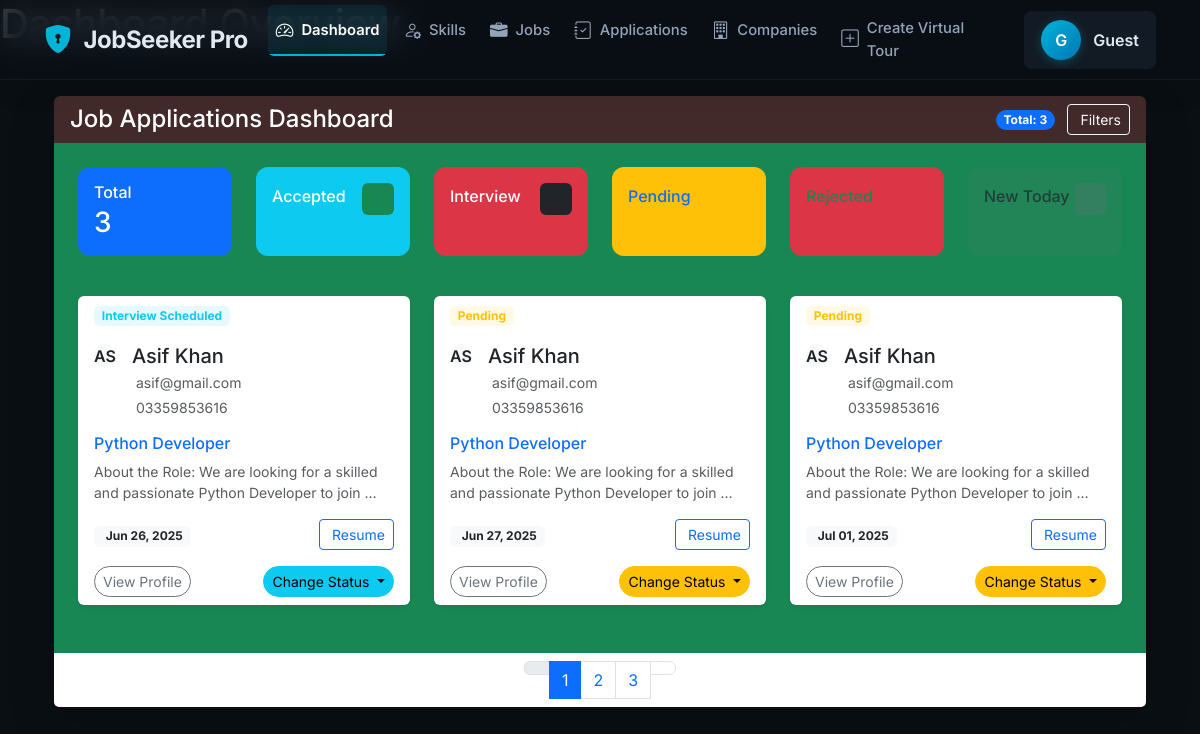
The page /employer-dashboard/ on the database its author committed.
### Job_App/models.py (models this page shows, shortened)
class JobApplication(models.Model):
    STATUS_CHOICES = [
        ('PENDING', 'Pending'),
        ('REVIEWED', 'Reviewed'),
        ('INTERVIEW_SCHEDULED', 'Interview Scheduled'),
        ('ACCEPTED', 'Accepted'),
        ('REJECTED', 'Rejected'),
    ]
    job = models.ForeignKey(Job, on_delete=models.CASCADE, related_name='applications')
    applicant = models.ForeignKey(User, on_delete=models.CASCADE, related_name='job_applications')
    application_date = models.DateTimeField(auto_now_add=True)
    cover_letter = models.TextField(blank=True)
    status = models.CharField(max_length=20, choices=STATUS_CHOICES, default='PENDING')
    resume = models.FileField(upload_to='application_resumes/')

class User(AbstractUser):
    ROLE_CHOICES = [
        ('JOB_SEEKER', 'Job Seeker'),
        ('EMPLOYER', 'Employer'),
        ('ADMIN', 'Admin'),
    ]
    role = models.CharField(max_length=20, choices=ROLE_CHOICES)
    phone_number = models.CharField(max_length=15, blank=True, null=True)
    profile_picture = models.ImageField(upload_to='profile_pics/', blank=True, null=True)
    bio = models.TextField(blank=True)

class Job(models.Model):
    JOB_TYPE_CHOICES = [
        ('FULL_TIME', 'Full Time'),
        ('PART_TIME', 'Part Time'),
        ('CONTRACT', 'Contract'),
        ('INTERNSHIP', 'Internship'),
        ('REMOTE', 'Remote'),
    ]
    title = models.CharField(max_length=100)
    description = models.TextField()
    company = models.ForeignKey(Company, on_delete=models.CASCADE, related_name='jobs')
    location = models.CharField(max_length=100)
    skills_required = models.ManyToManyField(Skill)
    job_type = models.CharField(max_length=20, choices=JOB_TYPE_CHOICES)
    salary_range = models.CharField(max_length=100, blank=True)
    posted_by = models.ForeignKey(User, on_delete=models.CASCADE, related_name='posted_jobs')
    posted_date = models.DateTimeField(auto_now_add=True)
    expiration_date = models.DateField()
    is_active = models.BooleanField(default=True)

### Job_App/views.py (the view)
# urls.py: path('employer-dashboard/',my_view.Employee_Dashboard,name='Employee_Dashboard'),
def Employee_Dashboard(request):
    users=User.objects.filter(role='EMPLOYER')
    admin_qs     = User.objects.filter(role='ADMIN')
    employee_qs  = User.objects.filter(role='EMPLOYER')
    jobseeker_qs = User.objects.filter(role='JOB_SEEKER')
    applications = JobApplication.objects.select_related('job', 'applicant').all()
    applications = JobApplication.objects.all()
    context={
        'total_admin':     admin_qs.count(),     # ints only
        'total_employee':  employee_qs.count(),
        'total_jobseeker': jobseeker_qs.count(),
        'users':users,
        'total_applications':applications.count(),
        'applications':applications
    }
    return render(request, 'Employee/Employee_Dashboard.html',context)

### templates/Employee/Employee_Dashboard.html (shortened to what this page needs)
{% extends 'Employee/base.html' %}
{% load static %}
{% block content %}
<div class="container-fluid py-4">
    <div class="row">
        <div class="col-12">
            <div class="card shadow-lg border-0 rounded-lg mb-4 glass-morphism-effect">
                <div class="card-header bg-gradient-dark text-white border-0">
                    <div class="d-flex justify-content-between align-items-center">
                        <h4 class="mb-0">Job Applications Dashboard</h4>
                        <div>
                            <span class="badge bg-primary rounded-pill me-2">Total: {{ total_applications }}</span>
                            <button class="btn btn-sm btn-outline-light" id="filterToggle">
                                 Filters
                            </button>
                        </div>
                    </div>
                </div>
                <div class="card-body p-4 bg-success">
                    <div class="row mb-4">
                        <div class="col-md-2 col-6 mb-3">
                            <div class="card stat-card bg-primary  border-0 h-100">
                                <div class="card-body">
                                    <div class="d-flex justify-content-between align-items-center">
                                        <div>
                                            <h6 class="text-white mb-1">Total</h6>
                                            <h3 class="mb-0 text-white">{{ total_applications }}</h3>
                                        </div>
                                        <div class="bg-primary  p-3 rounded">
                                        </div>
                                    </div>
                                </div>
                            </div>
                        </div>
                        <div class="col-md-2 col-6 mb-3">
                            <div class="card stat-card bg-info border-0 h-100">
                                <div class="card-body">
                                    <div class="d-flex justify-content-between align-items-center">
                                        <div>
                                            <h6 class="text-white mb-1">Accepted</h6>
                                        </div>
                                        <div class="bg-success p-3 rounded">
                                        </div>
                                    </div>
                                </div>
                            </div>
                        </div>
                        <div class="col-md-2 col-6 mb-3">
                            <div class="card stat-card bg-danger border-0 h-100">
                                <div class="card-body">
                                    <div class="d-flex justify-content-between align-items-center">
                                        <div>
                                            <h6 class="text-white mb-1">Interview</h6>
                                        </div>
                                        <div class="bg-dark p-3 rounded">
                                        </div>
                                    </div>
                                </div>
                            </div>
                        </div>
                        <div class="col-md-2 col-6 mb-3">
                            <div class="card stat-card bg-warning border-0 h-100">
                                <div class="card-body">
                                    <div class="d-flex justify-content-between align-items-center">
                                        <div>
                                            <h6 class="text-primary mb-1">Pending</h6>
                                        </div>
                                        <div class="bg-warning p-3 rounded">
                                        </div>
                                    </div>
                                </div>
                            </div>
                        </div>
                        <div class="col-md-2 col-6 mb-3">
                            <div class="card stat-card bg-danger border-0 h-100">
                                <div class="card-body">
                                    <div class="d-flex justify-content-between align-items-center">
                                        <div>
                                            <h6 class="text-success mb-1">Rejected</h6>
                                        </div>
                                        <div class="bg-danger p-3 rounded">
                                        </div>
                                    </div>
                                </div>
                            </div>
                        </div>
                        <div class="col-md-2 col-6 mb-3">
                            <div class="card stat-card bg-secondary bg-opacity-10 border-0 h-100">
                                <div class="card-body">
                                    <div class="d-flex justify-content-between align-items-center">
                                        <div>
                                            <h6 class="text-muted mb-1">New Today</h6>
                                        </div>
                                        <div class="bg-secondary bg-opacity-25 p-3 rounded">
                                        </div>
                                    </div>
                                </div>
                            </div>
                        </div>
                    </div>
                    <div class="row" id="applicationsContainer">
                        {% if applications %}
                            {% for application in applications %}
                            <div class="col-xl-4 col-md-6 mb-4 application-card"
                                 data-status="{{ application.status }}"
                                 data-name="{{ application.applicant.username }}"
                                 data-job="{{ application.job.title }}"
                                 data-email="{{ application.applicant.email }}"
                                 data-date="{{ application.application_date|date:'Y-m-d' }}">
                                <div class="card border-0 shadow-sm h-100 hover-scale">
                                    <div class="card-header bg-transparent border-0 pb-0">
                                        <div class="d-flex justify-content-between align-items-center">
                                            <span class="badge bg-{% if application.status == 'ACCEPTED' %}success{% elif application.status == 'REJECTED' %}danger{% elif application.status == 'INTERVIEW_SCHEDULED' %}info{% else %}warning{% endif %} bg-opacity-10 text-{% if application.status == 'ACCEPTED' %}success{% elif application.status == 'REJECTED' %}danger{% elif application.status == 'INTERVIEW_SCHEDULED' %}info{% else %}warning{% endif %}">
                                                {{ application.get_status_display }}
                                            </span>
                                            <div class="dropdown">
                                                <button class="btn btn-sm btn-link text-muted" type="button" data-bs-toggle="dropdown">
                                                </button>
                                            </div>
                                        </div>
                                    </div>
                                    <div class="card-body">
                                        <div class="d-flex align-items-start mb-3">
                                            <div class="flex-shrink-0">
                                                <div class="avatar avatar-lg bg-light rounded-circle">
                                                    <span class="avatar-initials text-dark">{{ application.applicant.username|slice:":2"|upper }}</span>
                                                </div>
                                            </div>
                                            <div class="flex-grow-1 ms-3">
                                                <h5 class="mb-1">{{ application.applicant.username }}</h5>
                                                <p class="text-muted small mb-1">
                                                     {{ application.applicant.email }}
                                                </p>
                                                <p class="text-muted small mb-0">
                                                     {{ application.applicant.phone_number|default:"Not provided" }}
                                                </p>
                                            </div>
                                        </div>
                                        <div class="mb-3">
                                            <h6 class="text-primary">{{ application.job.title }}</h6>
                                            <p class="small text-muted mb-2">{{ application.job.description|truncatewords:15 }}</p>
                                        </div>
                                        <div class="d-flex justify-content-between align-items-center">
                                            <div>
                                                <span class="badge bg-light text-dark small">
                                                     {{ application.application_date|date:"M d, Y" }}
                                                </span>
                                            </div>
                                            <div>
                                                <a href="{{ application.resume.url }}" class="btn btn-sm btn-outline-primary" download>
                                                     Resume
                                                </a>
                                            </div>
                                        </div>
                                    </div>
                                    <div class="card-footer bg-transparent border-0 pt-0">
                                        <div class="d-flex justify-content-between">
                                            <a href="#" class="btn btn-sm btn-outline-secondary rounded-pill">View Profile</a>
                                            <div class="dropdown">
                                                <button class="btn btn-sm btn-{% if application.status == 'ACCEPTED' %}success{% elif application.status == 'REJECTED' %}danger{% elif application.status == 'INTERVIEW_SCHEDULED' %}info{% else %}warning{% endif %} rounded-pill dropdown-toggle" type="button" id="statusMenu{{ forloop.counter }}" data-bs-toggle="dropdown">
                                                    Change Status
                                                </button>
                                            </div>
                                        </div>
                                    </div>
                                </div>
                            </div>
                            {% endfor %}
                        {% endif %}
                    </div>
                </div>
                {% if applications %}
                <div class="card-footer bg-white border-0">
                    <nav aria-label="Page navigation">
                        <ul class="pagination justify-content-center mb-0">
                            <li class="page-item disabled">
                                <a class="page-link" href="#" tabindex="-1" aria-disabled="true">
                                </a>
                            </li>
                            <li class="page-item active"><a class="page-link" href="#">1</a></li>
                            <li class="page-item"><a class="page-link" href="#">2</a></li>
                            <li class="page-item"><a class="page-link" href="#">3</a></li>
                            <li class="page-item">
                                <a class="page-link" href="#">
                                </a>
                            </li>
                        </ul>
                    </nav>
                </div>
                {% endif %}
            </div>
        </div>
    </div>
</div>
{% endblock %}

### rows shown on the page
JobApplication: status "Interview Scheduled", applicant.username "AS", applicant.username "Asif Khan", applicant.email "asif@gmail.com", applicant.phone_number "03359853616", job "Python Developer", job.description "About the Role: We are looking for a skilled and passionate Python Developer to join …", application_date "Jun 26, 2025"
JobApplication: status "Pending", applicant.username "AS", applicant.username "Asif Khan", applicant.email "asif@gmail.com", applicant.phone_number "03359853616", job "Python Developer", job.description "About the Role: We are looking for a skilled and passionate Python Developer to join …", application_date "Jun 27, 2025"
JobApplication: status "Pending", applicant.username "AS", applicant.username "Asif Khan", applicant.email "asif@gmail.com", applicant.phone_number "03359853616", job "Python Developer", job.description "About the Role: We are looking for a skilled and passionate Python Developer to join …", application_date "Jul 01, 2025"

### other values the page prints
{{ total_applications }} "3"
